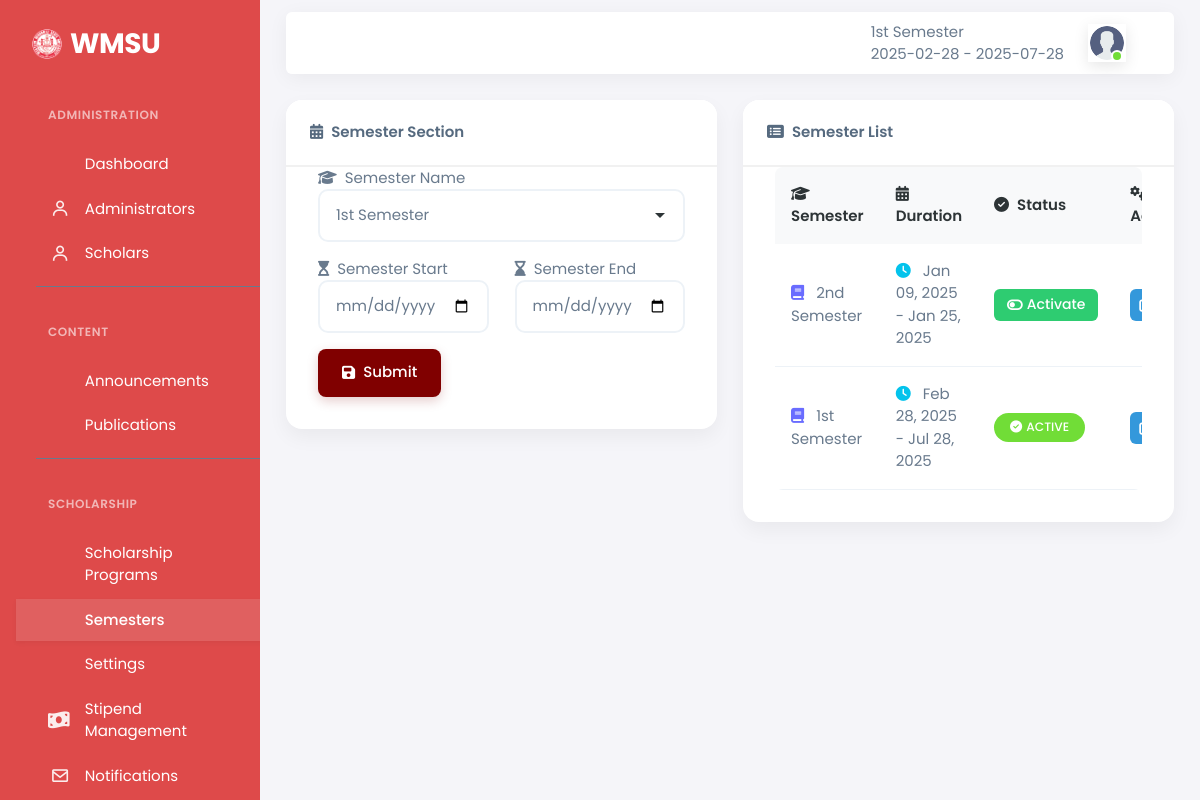
/scholars/semeters.php (signed in), run on the app's committed database.
### tables this page shows
CREATE TABLE `settings` (
  `settingsID` int(11) NOT NULL,
  `Logo` varchar(100) NOT NULL DEFAULT 'logo.png',
  `Name` varchar(1000) NOT NULL,
  `email` varchar(28) NOT NULL,
  `contact` varchar(80) NOT NULL,
  `address` varchar(180) NOT NULL,
  `color` varchar(28) NOT NULL,
  `description` varchar(2000) DEFAULT NULL,
  `text_color` varchar(28) NOT NULL,
  `abbreviation` varchar(28) NOT NULL,
  `hero_title` varchar(255) DEFAULT 'Transform Your Future with',
  `hero_subtitle` text DEFAULT 'Access life-changing scholarship opportunities and take control of your academic journey at.',
  `navbar_color` varchar(50) DEFAULT NULL,
  `navbar_font_color` varchar(50) DEFAULT '#2d3436'
);

CREATE TABLE `semester` (
  `semesterID` int(11) NOT NULL,
  `sememestrName` varchar(88) NOT NULL,
  `date_start` varchar(20) NOT NULL,
  `date_end` varchar(20) NOT NULL,
  `flag` int(11) NOT NULL DEFAULT 0
);

CREATE TABLE `users` (
  `userID` int(11) NOT NULL,
  `studentID` varchar(88) NOT NULL,
  `profile` varchar(88) NOT NULL DEFAULT 'logo.png',
  `cor` varchar(88) DEFAULT NULL,
  `first_name` varchar(50) NOT NULL,
  `last_name` varchar(50) NOT NULL,
  `address` varchar(50) NOT NULL,
  `contact` varchar(50) NOT NULL,
  `email` varchar(50) NOT NULL,
  `password` varchar(250) NOT NULL,
  `code` int(11) NOT NULL,
  `status` varchar(50) NOT NULL,
  `roles` int(11) NOT NULL DEFAULT 3,
  `account_verifyer` int(11) NOT NULL DEFAULT 0,
  `created_account` timestamp NOT NULL DEFAULT current_timestamp()
);

### scholars/controls.php (called while the page is built, shortened)
<?php
require_once "../central_control.php";
$email = $_SESSION['email'];
$password = $_SESSION['password'];
if ($email != false && $password != false) {
    $stmt = $pdo->prepare("SELECT * FROM users WHERE email = :email");
    $stmt->bindParam(':email', $email);
    $stmt->execute();
    if ($stmt->execute()) {
        $fetch_info = $stmt->fetch(PDO::FETCH_ASSOC);
        $roles = $fetch_info['roles'];
    }
} else {
    header('Location: ../login.php');
}
    ?>
    <?php
$setting = $pdo->prepare("SELECT * FROM settings WHERE settingsID = 1");
$setting->execute();
$settings = $setting->fetch();
$semdetail = $pdo->prepare("SELECT * FROM semester WHERE flag = 1");
$semdetail->execute();
$semdetails = $semdetail->fetch();
$sem = $pdo->prepare("SELECT * FROM semester");
$sem->execute();
$semesters = $sem->fetchAll();
?>

### scholars/semeters.php (the view, shortened to what this page needs)
<?php include "./head.php";
$a = 4;
?>
<body>
    <?php include "./controls.php";
    ; ?>
    <div class="layout-wrapper layout-content-navbar">
        <div class="layout-container">
            <?php include "./sidebar.php"; ?>
            <div class="layout-page">
                <?php include "./topbar.php"; ?>
                <div class="content-wrapper">
                    <div class="container-xxl flex-grow-1 container-p-y">
                        <link rel="stylesheet"
                            href="https://cdnjs.cloudflare.com/ajax/libs/font-awesome/6.4.0/css/all.min.css">
                        <div class="row">
                            <div class="col-sm-6 mb-3">
                                <div class="card">
                                    <div class="card-header">
                                        <h4><i class="fas fa-calendar-alt me-2"></i>Semester Section</h4>
                                    </div>
                                    <div class="card-body">
                                        <form action="" method="post">
                                            <div class="row">
                                                <div class="col-sm-12 mb-3">
                                                    <label><i class="fas fa-graduation-cap me-2"></i>Semester
                                                        Name</label>
                                                    <select name="semname" class="form-control" required>
                                                        <option value="1st Semester">1st Semester</option>
                                                    </select>
                                                </div>
                                                <div class="col-sm-6 mb-3">
                                                    <label><i class="fas fa-hourglass-start me-2"></i>Semester
                                                        Start</label>
                                                    <input type="date" name="semstart" class="form-control" required>
                                                </div>
                                                <div class="col-sm-6 mb-3">
                                                    <label><i class="fas fa-hourglass-end me-2"></i>Semester End</label>
                                                    <input type="date" name="semend" class="form-control" required>
                                                </div>
                                                <div class="col-sm-12">
                                                    <button type="submit" class="btn btn-primary"
                                                        name="semestersection">
                                                        <i class="fas fa-save me-2"></i>Submit
                                                    </button>
                                                </div>
                                            </div>
                                        </form>
                                    </div>
                                </div>
                            </div>
                            <div class="col-sm-6">
                                <div class="card">
                                    <div class="card-header">
                                        <h4><i class="fas fa-list-alt me-2"></i>Semester List</h4>
                                    </div>
                                    <div class="card-body">
                                        <div class="table-responsive">
                                            <table id="mydata" class="display">
                                                <thead>
                                                    <tr>
                                                        <th><i class="fas fa-graduation-cap me-2"></i>Semester</th>
                                                        <th><i class="fas fa-calendar-alt me-2"></i>Duration</th>
                                                        <th><i class="fas fa-check-circle me-2"></i>Status</th>
                                                        <th><i class="fas fa-cogs me-2"></i>Action</th>
                                                    </tr>
                                                </thead>
                                                <tbody>
                                                    <?php foreach ($semesters as $list) { ?>
                                                        <tr>
                                                            <td>
                                                                <i class="fas fa-book me-2 text-primary"></i>
                                                                <?php echo $list['sememestrName'] ?>
                                                            </td>
                                                            <td>
                                                                <i class="fas fa-clock me-2 text-info"></i>
                                                                <?php echo date('M d, Y', strtotime($list['date_start'])) ?>
                                                                -
                                                                <?php echo date('M d, Y', strtotime($list['date_end'])) ?>
                                                            </td>
                                                            <td>
                                                                <?php if ($list['flag'] == 1) { ?>
                                                                    <span class="badge bg-success">
                                                                        <i class="fas fa-check-circle me-1"></i>Active
                                                                    </span>
                                                                <?php } else { ?>
                                                                    <a href="semeters.php?activesemester=<?php echo $list['semesterID'] ?>"
                                                                        class="btn btn-sm btn-activate">
                                                                        <i class="fas fa-toggle-off me-1"></i>Activate
                                                                    </a>
                                                                <?php } ?>
                                                            </td>
                                                            <td>
                                                                <div class="action-buttons">
                                                                    <a href="semeters.php?edit_semester=<?php echo $list['semesterID'] ?>"
                                                                        class="btn btn-edit btn-sm">
                                                                        <i class="fas fa-edit"></i>
                                                                    </a>
                                                                </div>
                                                            </td>
                                                        </tr>
                                                    <?php } ?>
                                                </tbody>
                                            </table>
                                        </div>
                                    </div>
                                </div>
                            </div>
                        </div>
                    </div>
                    <?php include "./footer.php"; ?>

### scholars/sidebar.php (shortened to what this page needs)
<link href="https://cdn.jsdelivr.net/npm/tailwindcss@2.2.19/dist/tailwind.min.css" rel="stylesheet">
<aside id="layout-menu" class="layout-menu menu-vertical menu"
  style="background-color: <?php echo $settings['color'] ?>">
  <div class="app-brand demo">
    <a href="system_description.php" class="app-brand-link">
      <span class="app-brand-logo demo">
        <img src="../assets/images/logo/<?php echo $settings['Logo'] ?>" alt="" class="img-fluid d-none d-sm-block"
          width="30px">
      </span>
      <span
        class="app-brand-text demo menu-text fw-bold ms-2 tcolor text-uppercase"><?php echo $settings['abbreviation'] ?></span>
    </a>
  </div>
  <ul class="menu-inner py-1">
    <?php if ($roles == 1) { ?>
      <div class="menu-header">Administration</div>
      <li class="menu-item <?php if ($a == 1) { echo "active"; } ?>">
        <a href="index.php" class="menu-link tcolor hover:shadow-sm">
          <div data-i18n="Basic">Dashboard</div>
        </a>
      </li>
      <li class="menu-item <?php if ($a == 2) { echo "active"; } ?>">
        <a href="user.php" class="menu-link tcolor hover:shadow-sm">
          <i class="menu-icon tf-icons bx bx-user"></i>
          <div data-i18n="Basic">Administrators</div>
        </a>
      </li>
      <li class="menu-item <?php if ($a == 9) { echo "active"; } ?>">
        <a href="scholars.php" class="menu-link tcolor hover:shadow-sm">
          <i class="menu-icon tf-icons bx bx-user"></i>
          <div data-i18n="Basic">Scholars</div>
        </a>
      </li>
      <div class="menu-divider"></div>
      <div class="menu-header">Content</div>
      <li class="menu-item <?php if ($a == 8) { echo "active"; } ?>">
        <a href="bulletin.php" class="menu-link tcolor hover:shadow-sm">
          <div data-i18n="Basic">Announcements</div>
        </a>
      </li>
      <li class="menu-item <?php if ($a == 7) { echo "active"; } ?>">
        <a href="publications.php" class="menu-link tcolor hover:shadow-sm">
          <div data-i18n="Basic">Publications</div>
        </a>
      </li>
      <div class="menu-divider"></div>
      <div class="menu-header">Scholarship</div>
      <li class="menu-item <?php if ($a == 3) { echo "active"; } ?>">
        <a href="scholarships.php" class="menu-link tcolor hover:shadow-sm">
          <div data-i18n="Basic">Scholarship Programs</div>
        </a>
      </li>
      <li class="menu-item <?php if ($a == 4) { echo "active"; } ?>">
        <a href="semeters.php" class="menu-link tcolor hover:shadow-sm">
          <div data-i18n="Basic">Semesters</div>
        </a>
      </li>
      <li class="menu-item <?php if ($a == 5) { echo "active"; } ?>">
        <a href="settings.php" class="menu-link tcolor hover:shadow-sm">
          <div data-i18n="Basic">Settings</div>
        </a>
      </li>
      <?php if ($roles != 3): ?>
        <li class="menu-item">
          <a href="stipend_management.php" class="menu-link tcolor hover:shadow-sm">
            <i class="menu-icon tf-icons fas fa-money-bill-wave"></i>
            <div data-i18n="Analytics">Stipend Management</div>
          </a>
        </li>
      <?php endif; ?>
      <?php if ($roles == 1 || $roles == 2): ?>
        <li class="menu-item">
          <a href="test_notification.php" class="menu-link tcolor hover:shadow-sm">
            <i class="menu-icon tf-icons bx bx-envelope"></i>
            <div data-i18n="Test Notifications">Notifications</div>
          </a>
        </li>
      <?php endif; ?>
    <?php } ?>
  </ul>
</aside>

### scholars/topbar.php (shortened to what this page needs)
<nav class="layout-navbar container-xxl navbar navbar-expand-xl navbar-detached align-items-center bg-navbar-theme "
            id="layout-navbar">
            <div class="navbar-nav-right d-flex align-items-center" id="navbar-collapse">
              <ul class="navbar-nav flex-row align-items-center ms-auto">
                <li><?php echo $semdetails['sememestrName']."<br> ".$semdetails['date_start']." - ".$semdetails['date_end']?></li>
                <li class="nav-item navbar-dropdown dropdown-user dropdown">
                  <a class="nav-link dropdown-toggle hide-arrow" href="javascript:void(0);" data-bs-toggle="dropdown">
                    <div class="avatar avatar-online">
                      <img src="../assets/images/profile/<?php echo $fetch_info['profile']?>" alt class="w-px-40 h-auto rounded-circle" />
                    </div>
                  </a>
                </li>
              </ul>
            </div>
          </nav>

### data on the page
settings: Logo (picture), abbreviation "WMSU"
semester: sememestrName "1st Semester", date_start "2025-02-28", date_end "2025-07-28", date_start "Feb 28, 2025", date_end "Jul 28, 2025", flag 1 (drawn)
users: profile (picture)
semester: sememestrName "2nd Semester", date_start "Jan 09, 2025", date_end "Jan 25, 2025"
